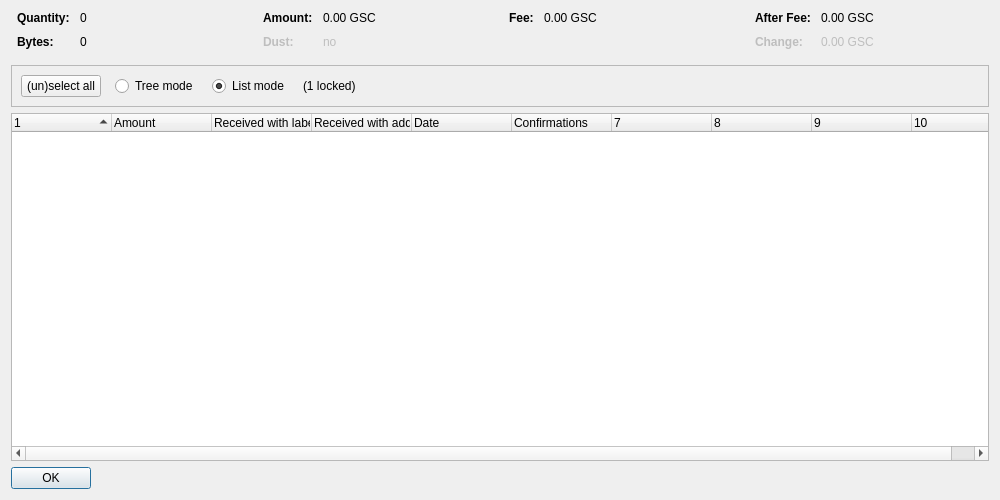
<?xml version="1.0" encoding="UTF-8"?>
<ui version="4.0">
 <class>CoinControlDialog</class>
 <widget class="QDialog" name="CoinControlDialog">
  <property name="geometry">
   <rect>
    <x>0</x>
    <y>0</y>
    <width>1000</width>
    <height>500</height>
   </rect>
  </property>
  <property name="windowTitle">
   <string>Coin Selection</string>
  </property>
  <layout class="QVBoxLayout" name="verticalLayout">
   <item>
    <layout class="QHBoxLayout" name="horizontalLayoutTop" stretch="0,0,0,0">
     <property name="topMargin">
      <number>0</number>
     </property>
     <property name="bottomMargin">
      <number>10</number>
     </property>
     <item>
      <layout class="QFormLayout" name="formLayoutCoinControl1">
       <property name="horizontalSpacing">
        <number>10</number>
       </property>
       <property name="verticalSpacing">
        <number>10</number>
       </property>
       <property name="leftMargin">
        <number>6</number>
       </property>
       <property name="rightMargin">
        <number>6</number>
       </property>
       <item row="0" column="0">
        <widget class="QLabel" name="labelCoinControlQuantityText">
         <property name="font">
          <font>
           <weight>75</weight>
           <bold>true</bold>
          </font>
         </property>
         <property name="text">
          <string>Quantity:</string>
         </property>
        </widget>
       </item>
       <item row="0" column="1">
        <widget class="QLabel" name="labelCoinControlQuantity">
         <property name="cursor">
          <cursorShape>IBeamCursor</cursorShape>
         </property>
         <property name="contextMenuPolicy">
          <enum>Qt::ActionsContextMenu</enum>
         </property>
         <property name="text">
          <string notr="true">0</string>
         </property>
         <property name="textInteractionFlags">
          <set>Qt::LinksAccessibleByMouse|Qt::TextSelectableByKeyboard|Qt::TextSelectableByMouse</set>
         </property>
        </widget>
       </item>
       <item row="1" column="0">
        <widget class="QLabel" name="labelCoinControlBytesText">
         <property name="font">
          <font>
           <weight>75</weight>
           <bold>true</bold>
          </font>
         </property>
         <property name="text">
          <string>Bytes:</string>
         </property>
        </widget>
       </item>
       <item row="1" column="1">
        <widget class="QLabel" name="labelCoinControlBytes">
         <property name="cursor">
          <cursorShape>IBeamCursor</cursorShape>
         </property>
         <property name="contextMenuPolicy">
          <enum>Qt::ActionsContextMenu</enum>
         </property>
         <property name="text">
          <string notr="true">0</string>
         </property>
         <property name="textInteractionFlags">
          <set>Qt::LinksAccessibleByMouse|Qt::TextSelectableByKeyboard|Qt::TextSelectableByMouse</set>
         </property>
        </widget>
       </item>
      </layout>
     </item>
     <item>
      <layout class="QFormLayout" name="formLayoutCoinControl2">
       <property name="horizontalSpacing">
        <number>10</number>
       </property>
       <property name="verticalSpacing">
        <number>10</number>
       </property>
       <property name="leftMargin">
        <number>6</number>
       </property>
       <property name="rightMargin">
        <number>6</number>
       </property>
       <item row="0" column="0">
        <widget class="QLabel" name="labelCoinControlAmountText">
         <property name="font">
          <font>
           <weight>75</weight>
           <bold>true</bold>
          </font>
         </property>
         <property name="text">
          <string>Amount:</string>
         </property>
        </widget>
       </item>
       <item row="0" column="1">
        <widget class="QLabel" name="labelCoinControlAmount">
         <property name="cursor">
          <cursorShape>IBeamCursor</cursorShape>
         </property>
         <property name="contextMenuPolicy">
          <enum>Qt::ActionsContextMenu</enum>
         </property>
         <property name="text">
          <string notr="true">0.00 GSC</string>
         </property>
         <property name="textInteractionFlags">
          <set>Qt::LinksAccessibleByMouse|Qt::TextSelectableByKeyboard|Qt::TextSelectableByMouse</set>
         </property>
        </widget>
       </item>
       <item row="1" column="0">
        <widget class="QLabel" name="labelCoinControlLowOutputText">
         <property name="enabled">
          <bool>false</bool>
         </property>
         <property name="font">
          <font>
           <weight>75</weight>
           <bold>true</bold>
          </font>
         </property>
         <property name="text">
          <string>Dust:</string>
         </property>
        </widget>
       </item>
       <item row="1" column="1">
        <widget class="QLabel" name="labelCoinControlLowOutput">
         <property name="enabled">
          <bool>false</bool>
         </property>
         <property name="cursor">
          <cursorShape>IBeamCursor</cursorShape>
         </property>
         <property name="contextMenuPolicy">
          <enum>Qt::ActionsContextMenu</enum>
         </property>
         <property name="text">
          <string notr="true">no</string>
         </property>
         <property name="textInteractionFlags">
          <set>Qt::LinksAccessibleByMouse|Qt::TextSelectableByKeyboard|Qt::TextSelectableByMouse</set>
         </property>
        </widget>
       </item>
      </layout>
     </item>
     <item>
      <layout class="QFormLayout" name="formLayoutCoinControl3">
       <property name="horizontalSpacing">
        <number>10</number>
       </property>
       <property name="verticalSpacing">
        <number>10</number>
       </property>
       <property name="leftMargin">
        <number>6</number>
       </property>
       <property name="rightMargin">
        <number>6</number>
       </property>
       <item row="0" column="0">
        <widget class="QLabel" name="labelCoinControlFeeText">
         <property name="font">
          <font>
           <weight>75</weight>
           <bold>true</bold>
          </font>
         </property>
         <property name="text">
          <string>Fee:</string>
         </property>
        </widget>
       </item>
       <item row="0" column="1">
        <widget class="QLabel" name="labelCoinControlFee">
         <property name="cursor">
          <cursorShape>IBeamCursor</cursorShape>
         </property>
         <property name="contextMenuPolicy">
          <enum>Qt::ActionsContextMenu</enum>
         </property>
         <property name="text">
          <string notr="true">0.00 GSC</string>
         </property>
         <property name="textInteractionFlags">
          <set>Qt::LinksAccessibleByMouse|Qt::TextSelectableByKeyboard|Qt::TextSelectableByMouse</set>
         </property>
        </widget>
       </item>
      </layout>
     </item>
     <item>
      <layout class="QFormLayout" name="formLayoutCoinControl4">
       <property name="horizontalSpacing">
        <number>10</number>
       </property>
       <property name="verticalSpacing">
        <number>10</number>
       </property>
       <property name="leftMargin">
        <number>6</number>
       </property>
       <property name="rightMargin">
        <number>6</number>
       </property>
       <item row="0" column="0">
        <widget class="QLabel" name="labelCoinControlAfterFeeText">
         <property name="font">
          <font>
           <weight>75</weight>
           <bold>true</bold>
          </font>
         </property>
         <property name="text">
          <string>After Fee:</string>
         </property>
        </widget>
       </item>
       <item row="0" column="1">
        <widget class="QLabel" name="labelCoinControlAfterFee">
         <property name="cursor">
          <cursorShape>IBeamCursor</cursorShape>
         </property>
         <property name="contextMenuPolicy">
          <enum>Qt::ActionsContextMenu</enum>
         </property>
         <property name="text">
          <string notr="true">0.00 GSC</string>
         </property>
         <property name="textInteractionFlags">
          <set>Qt::LinksAccessibleByMouse|Qt::TextSelectableByKeyboard|Qt::TextSelectableByMouse</set>
         </property>
        </widget>
       </item>
       <item row="1" column="0">
        <widget class="QLabel" name="labelCoinControlChangeText">
         <property name="enabled">
          <bool>false</bool>
         </property>
         <property name="font">
          <font>
           <weight>75</weight>
           <bold>true</bold>
          </font>
         </property>
         <property name="text">
          <string>Change:</string>
         </property>
        </widget>
       </item>
       <item row="1" column="1">
        <widget class="QLabel" name="labelCoinControlChange">
         <property name="enabled">
          <bool>false</bool>
         </property>
         <property name="cursor">
          <cursorShape>IBeamCursor</cursorShape>
         </property>
         <property name="contextMenuPolicy">
          <enum>Qt::ActionsContextMenu</enum>
         </property>
         <property name="text">
          <string notr="true">0.00 GSC</string>
         </property>
         <property name="textInteractionFlags">
          <set>Qt::LinksAccessibleByMouse|Qt::TextSelectableByKeyboard|Qt::TextSelectableByMouse</set>
         </property>
        </widget>
       </item>
      </layout>
     </item>
    </layout>
   </item>
   <item>
    <widget class="QFrame" name="frame">
     <property name="minimumSize">
      <size>
       <width>0</width>
       <height>40</height>
      </size>
     </property>
     <property name="frameShape">
      <enum>QFrame::StyledPanel</enum>
     </property>
     <property name="frameShadow">
      <enum>QFrame::Sunken</enum>
     </property>
     <layout class="QHBoxLayout" name="horizontalLayout">
      <item>
       <layout class="QHBoxLayout" name="horizontalLayoutPanel" stretch="0,0,0,0,0">
        <property name="spacing">
         <number>14</number>
        </property>
        <item>
         <widget class="QPushButton" name="pushButtonSelectAll">
          <property name="sizePolicy">
           <sizepolicy hsizetype="Maximum" vsizetype="Fixed">
            <horstretch>0</horstretch>
            <verstretch>0</verstretch>
           </sizepolicy>
          </property>
          <property name="text">
           <string>(un)select all</string>
          </property>
          <property name="autoDefault">
           <bool>false</bool>
          </property>
         </widget>
        </item>
        <item>
         <widget class="QRadioButton" name="radioTreeMode">
          <property name="sizePolicy">
           <sizepolicy hsizetype="Maximum" vsizetype="Fixed">
            <horstretch>0</horstretch>
            <verstretch>0</verstretch>
           </sizepolicy>
          </property>
          <property name="text">
           <string>Tree mode</string>
          </property>
         </widget>
        </item>
        <item>
         <widget class="QRadioButton" name="radioListMode">
          <property name="sizePolicy">
           <sizepolicy hsizetype="Maximum" vsizetype="Fixed">
            <horstretch>0</horstretch>
            <verstretch>0</verstretch>
           </sizepolicy>
          </property>
          <property name="text">
           <string>List mode</string>
          </property>
          <property name="checked">
           <bool>true</bool>
          </property>
         </widget>
        </item>
        <item>
         <widget class="QLabel" name="labelLocked">
          <property name="text">
           <string notr="true">(1 locked)</string>
          </property>
         </widget>
        </item>
        <item>
         <spacer name="horizontalSpacer">
          <property name="orientation">
           <enum>Qt::Horizontal</enum>
          </property>
          <property name="sizeHint" stdset="0">
           <size>
            <width>40</width>
            <height>20</height>
           </size>
          </property>
         </spacer>
        </item>
       </layout>
      </item>
     </layout>
    </widget>
   </item>
   <item>
    <widget class="CoinControlTreeWidget" name="treeWidget">
     <property name="contextMenuPolicy">
      <enum>Qt::CustomContextMenu</enum>
     </property>
     <property name="sortingEnabled">
      <bool>false</bool>
     </property>
     <property name="columnCount">
      <number>10</number>
     </property>
     <attribute name="headerShowSortIndicator" stdset="0">
      <bool>true</bool>
     </attribute>
     <attribute name="headerStretchLastSection">
      <bool>false</bool>
     </attribute>
     <column>
      <property name="text">
       <string/>
      </property>
     </column>
     <column>
      <property name="text">
       <string>Amount</string>
      </property>
     </column>
     <column>
      <property name="text">
       <string>Received with label</string>
      </property>
     </column>
     <column>
      <property name="text">
       <string>Received with address</string>
      </property>
     </column>
     <column>
      <property name="text">
       <string>Date</string>
      </property>
     </column>
     <column>
      <property name="text">
       <string>Confirmations</string>
      </property>
      <property name="toolTip">
       <string>Confirmed</string>
      </property>
     </column>
     <column>
      <property name="text">
       <string/>
      </property>
     </column>
     <column>
      <property name="text">
       <string/>
      </property>
     </column>
     <column>
      <property name="text">
       <string/>
      </property>
     </column>
     <column>
      <property name="text">
       <string/>
      </property>
     </column>
    </widget>
   </item>
   <item>
    <widget class="QDialogButtonBox" name="buttonBox">
     <property name="sizePolicy">
      <sizepolicy hsizetype="Maximum" vsizetype="Fixed">
       <horstretch>0</horstretch>
       <verstretch>0</verstretch>
      </sizepolicy>
     </property>
     <property name="orientation">
      <enum>Qt::Horizontal</enum>
     </property>
     <property name="standardButtons">
      <set>QDialogButtonBox::Ok</set>
     </property>
    </widget>
   </item>
  </layout>
 </widget>
 <customwidgets>
  <customwidget>
   <class>CoinControlTreeWidget</class>
   <extends>QTreeWidget</extends>
   <header>coincontroltreewidget.h</header>
  </customwidget>
 </customwidgets>
 <resources/>
 <connections/>
</ui>
